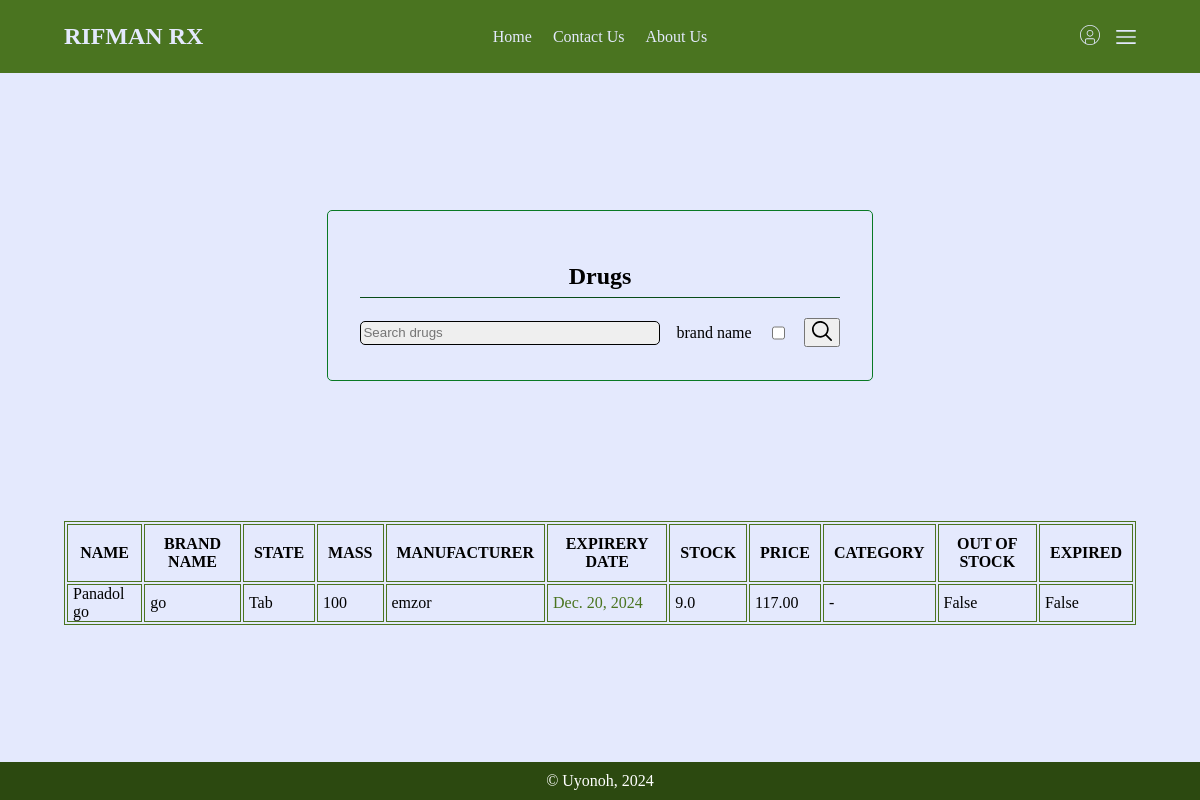
/drugs/view/, run on an earlier commit of the app's database.
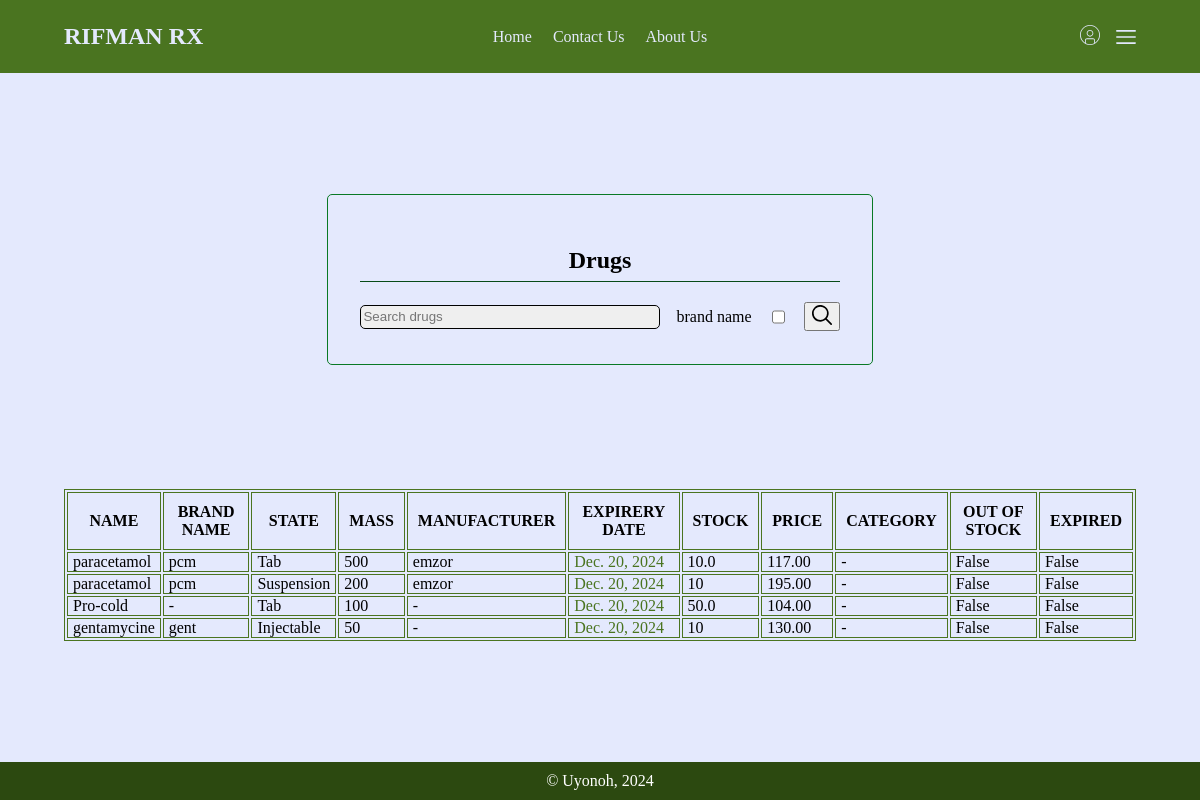
And on a later commit of the database.
### drugs/models.py (models this page shows, shortened)
class Drug(models.Model):
    name = models.CharField(max_length=30)
    brand_name = models.CharField(max_length=30)
    mass = models.CharField(max_length=10)
    state = models.CharField(max_length=10, choices=state_choices, default="Tablet")
    manufacturer = models.CharField(max_length=30)
    exp_date = models.DateField("Expiery Date")
    stock_amount = models.IntegerField(null=True)
    purchase_amount = models.IntegerField()
    purchase_units = models.CharField(max_length=30, choices=unit_choices, default="Unit")
    price = models.DecimalField(max_digits=10, decimal_places=2)
    cost_price = models.DecimalField(max_digits=10, decimal_places=2)
    category = models.CharField(max_length=30)
    purpose = models.CharField(max_length=30)
    location = models.CharField(max_length=30)
    day_added = models.DateField(null=False, default=str(tz.now().date()))
    def check_exp(self) -> int:
        diff = self.exp_date - tz.now().date()
        days = diff.days
        return days
    def clean_stock(self) -> int | str:
        if self.state == "Tab":
            cd, tab = self.Tablet.get_cd_tab()
            cd, tab = int(cd), int(tab)
            amount = self.stock_amount / tab
            if amount < 1:
                amount = str(self.stock_amount) + "tab(s)"
            return amount
        return self.stock_amount
    @property
    def expired(self) -> bool:
        return self.check_exp() <= 0
    @property
    def expire_soon(self, days: int=60) -> bool:
        return self.check_exp() <= days
    @property
    def exp_class(self) -> str:
        if self.expired:
            return "expired"
        if self.expire_soon:
            return "exp-soon"
        return "exp-far"
    def table_head(self) -> tuple:
        return ("name", "brand name", "state", "mass", "manufacturer", "Expirery date", "stock", "price",
                "category", "Out of stock", "expired")
    def tabulate(self) -> list[tuple]:
        table = zip(
            self.table_head(),
            (
                self.name, self.brand_name, self.state, self.mass, self.manufacturer, self.exp_date,
                self.clean_stock(), self.price, self.category, self.oos, self.expired
            )
        )
        return table
    @property
    def oos(self) -> bool:
        return self.stock_amount <= 0
    @property
    def Tablet(self) -> models.Model:
        if self.state == "Tab":
            return self.tablet_set.all()[0]
        return False

### drugs/views.py (the view)
# urls.py: path("view/", view_drugs, name="view"),
def view_drugs(request):
    drugs = list(Drug.objects.all())
    return render(request, "drugs/view-drugs.html", {"drugs": drugs})

### drugs/models.py (called while the page is built)
    def get_cd_tab(self) -> list:
        return self.cd_tab.split("/")

### drugs/templates/drugs/view-drugs.html (shortened to what this page needs)
{% extends "main/base.html" %}
{% load static %}
{% block styles %}
    <link rel="stylesheet" href="{% static 'main/css/forms.css' %}">
    <link rel="stylesheet" href="{% static 'main/css/tables.css' %}">
{% endblock %}
{% block content %}
<section class="container flex-col text-center">
    <form class="add" action="{% url 'drugs:search' %}" method="get">
        <h1>Drugs</h1>
        <div class="flex">
            <input type="search" name="query" id="" placeholder="Search drugs">
            <div class="flex">
                <label for="brand">brand name</label>
                <input class="fit" type="checkbox" name="brand" id="">
            </div>
            <button type="submit" class="pointer"><img class="svg search" src="{% static 'main/assets/svg/search.svg' %}" alt=""></button>
        </div>
    </form>
</section>
<section class="container table overflow">
        <table class="drugs">
            <thead>
                {% for head in drugs.0.table_head %}
                <th>{{head.upper}}</th>
                {% endfor %}
            </thead>
            {% for drug in drugs %}
            <tr class="drug {{drug.exp_class}}" id="{{drug.pk}}">
            {% for head, field in drug.tabulate %}
                <td class="drug-field {{head}}" id="{{head}}">
                    {{field}}
                </td>
            {% endfor %}
            </tr>
            {% endfor %}
        </table>
</section>
{% endblock %}

What changed in the data, as far as the page shows it:
removed Drug: tabulate "Panadol go" "go" "Tab" "100" "emzor" "Dec. 20, 2024" "9.0" "117.00" "-" "False" "False"
added Drug: tabulate "paracetamol" "pcm" "Tab" "500" "emzor" "Dec. 20, 2024" "10.0" "117.00" "-" "False" "False"
added Drug: tabulate "paracetamol" "pcm" "Suspension" "200" "emzor" "Dec. 20, 2024" "10" "195.00" "-" "False" "False"
added Drug: tabulate "Pro-cold" "-" "Tab" "100" "-" "Dec. 20, 2024" "50.0" "104.00" "-" "False" "False"
added Drug: tabulate "gentamycine" "gent" "Injectable" "50" "-" "Dec. 20, 2024" "10" "130.00" "-" "False" "False"
